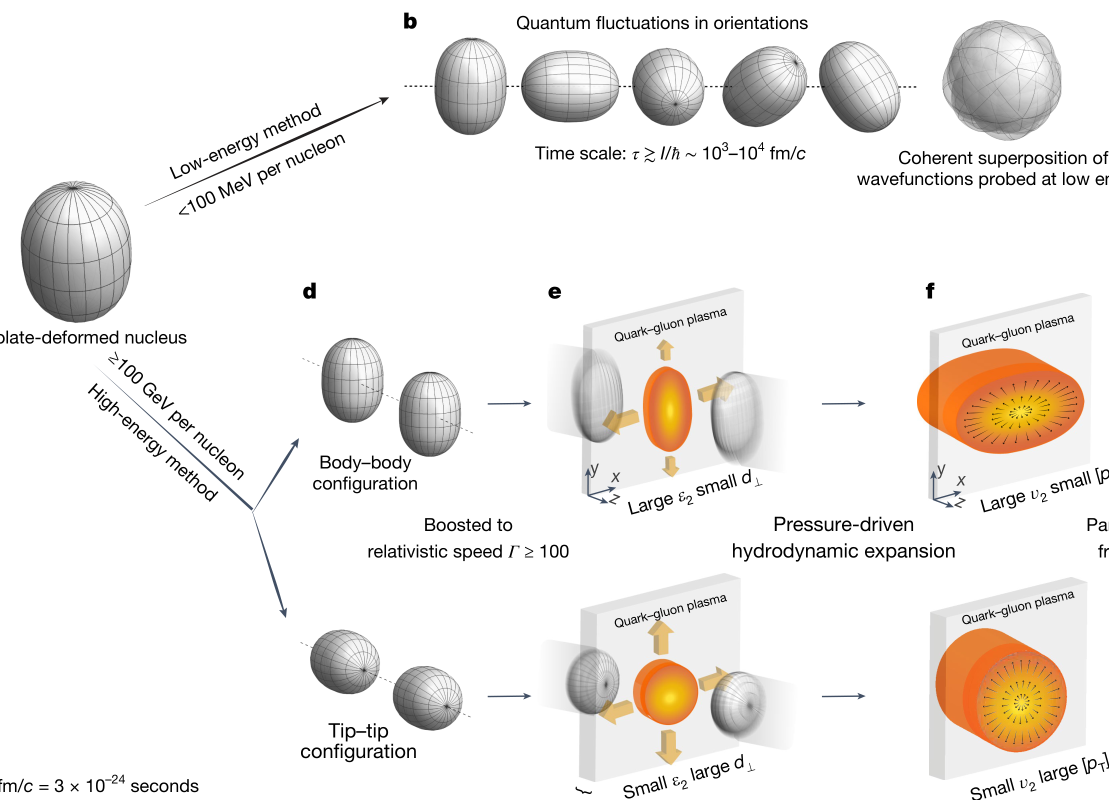
#> input picture assets/t3-exemplars/T3-02_STAR2024_ED1_核形变到火球_全流程3D.png, 2218 x 1599 px (shown at 1/2 size)
$ python -i bitmap_conformance.py   (imports and definitions only)
#> lines starting #> are read from the running program, lines starting #| are printed output that depends on the picture; after the words box and inside, x2 and y2 are one past the last pixel; in counts of white or black regions, pixels touching at a corner belong together
### scripts/_console.py
#!/usr/bin/env python3
"""
_console —— 控制台编码兜底：把 stdout / stderr 切成 UTF-8
======================================================================

**为什么需要它（实测踩过的坑，2026-09-27）**

本 skill 的报告里大量使用 ✅ / ❌ / ⚠️ / ✗ 这类符号。中文 Windows 上
Python 只在 **交互式控制台（isatty=True）** 才用 UTF-8 输出；一旦
**stdout 被管道或重定向**（agent 调脚本、CI、`python x.py > log.txt`
全是这种），Python 改用本地编码 gbk(cp936) 去编码 —— 这些字符
GBK 编不出来，于是脚本在**打印报告的中途**崩掉：

    UnicodeEncodeError: 'gbk' codec can't encode character '\u2705'

实测：`python evals/test_tools.py`、`python scripts/check_tools.py`
在管道下 100% 崩，而交互式手敲同一条命令却正常 —— 所以这个坑
**只在自动化里炸**，正是本 skill 的主要使用方式。

**用法**：在脚本（或会被 import 的库模块）顶部调用一次即可，幂等：

    from _console import init_console
    init_console()

★ 只改编码，不改行为：已经是 UTF-8 的流上调用是空操作；
  `errors="replace"` 保证连"编码探不出来"的字符也不会再抛异常
  （宁可显示成 ?，也不要整个脚本崩掉）。
"""
import sys


def init_console() -> None:
    """把标准输出 / 标准错误切到 UTF-8（失败时静默跳过，绝不因此报错）。"""
    for name in ("stdout", "stderr"):
        stream = getattr(sys, name, None)
        if stream is None:            # pythonw / 被替换掉的流
            continue
        try:
            stream.reconfigure(encoding="utf-8", errors="replace")
        except Exception:
            pass


init_console()

### scripts/trim_border.py
#!/usr/bin/env python3
"""
trim_border —— 把生图模型在四周画的那条 1~2px 外框【真的裁掉】
=========================================================================
## 为什么需要它（实测，2026-09-26）

生图模型（qwen-image-3.0 / mm 端点）**稳定地**在画面四周画一条细外框。
实测「自旋关联」算例：

    gen/sketch_s5.png      row0,row1 全命中，col0,col1 全命中   → 2px 实心黑框
    gen/sketch_s7.png      同上                                  → 2px 实心黑框
    gen_neg/sketch_s5/7/9  带 negative_prompt 也一样有框         → 5/5 全有

两条已经试过、**都没用**的办法：
  ① 简报里写「不要画外框」—— `ir_to_genbrief.py` 一直在写，模型照画；
  ② `--negative` 里加 border/frame/box outline/picture frame/…—— A/B 同 seed
     对比：加了 negative 的 3 张**仍然全部有框**（见上面的 gen_neg 行）。

所以别再求模型了，**裁掉**它。这条外框是确定性的像素级瑕疵，
用一个确定性的像素级步骤解决。

### ★ 外框可能是**两层**：1px 深线 + 1px 浅灰线（2026-09-27 实测）

「形变核 → 火球」算例的成品位图，边框是：

    row0   1664/1664 像素 lum<240   （深线，BG=0.94 能认出）
    row-2  1620/1664 像素 lum<240   （深线）
    row-1  1664/1664 像素 lum<250   （浅灰线，244~249 —— BG=0.94 **认不出**）
    col-1   927/ 928 像素 lum<250   （浅灰线）

默认 `BG=0.94`（lum<240）只裁掉深线，浅灰线留在图上 → 进矢量后就是一条多余细边。
这种图用 `--bg 0.975`（lum<248.6）再跑一次即可（实测裁掉下 2px + 右 1px）。
**注意**：`--bg` 调高会把**很浅的内容**（火球的浅色外晕之类）也算作内容，
所以它是个选项、不是新默认值 —— 只在默认值裁不干净时手动调。

## 判据（区分「细外框」和「内容真的顶到边」）

从每条边往里走：
  · 连续若干行/列满足「≥85% 像素不是背景（灰 < 0.94）」→ 记作一个 run；
  · run 结束后第一条不是这样的行/列，**必须**几乎是空的（< 20% 不是背景）
    —— 这才说明刚才那几行是一条**孤立的细线**（外框），不是内容；
  · run 长度 > --max（默认 6）→ 当成内容，不裁（防止吃掉实心色块）。

四个边各自判断，互不影响（模型有时只画一边）。

## 用法

    # 报告会裁掉什么，不写文件
    python3 scripts/trim_border.py gen/sketch_s7.png --dry-run

    # 真的裁，输出干净图
    python3 scripts/trim_border.py gen/sketch_s7.png -o gen/sketch_s7_clean.png
"""
from __future__ import annotations

import argparse
from pathlib import Path

import numpy as np
from PIL import Image

BG = 0.94          # 灰度 < 它算"有内容"
LINE_FRAC = 0.85   # 一行里 ≥ 这么多像素有内容 → 像"框线"
EMPTY_FRAC = 0.20  # run 之后第一条必须 < 这么多 → 才认可是"孤立细线"


def _lines(img, axis, reverse, bg=None):
    """按 axis（0=行, 1=列）从某条边往里，返回 '框线 run 长度' 或 0。"""
    if bg is None:
        bg = BG
    g = np.asarray(img.convert("L")).astype(np.float32) / 255.0
    nb = g < bg
    if axis == 1:
        nb = nb.T
    if reverse:
        nb = nb[::-1]
    n_total = nb.shape[1]
    run = 0
    for row in nb:
        if row.mean() >= LINE_FRAC:
            run += 1
        else:
            break
    if run == 0:
        return 0, float(nb[0].mean())
    nxt = float(nb[run].mean()) if run < nb.shape[0] else 0.0
    ok = nxt < EMPTY_FRAC
    return run, nxt if not ok else nxt


def detect(img, max_px=6, bg=None):
    """返回 {'left':n,'right':n,'top':n,'bottom':n}（要裁掉的像素数）。"""
    out = {}
    for name, axis, rev in (("top", 0, False), ("bottom", 0, True),
                            ("left", 1, False), ("right", 1, True)):
        run, nxt = _lines(img, axis, rev, bg)
        if run == 0:
            out[name] = (0, "没找到框线")
        elif run > max_px:
            out[name] = (0, "连续 %d px 都有内容 → 判为内容顶到边，不裁" % run)
        elif nxt >= EMPTY_FRAC:
            out[name] = (0, "框线内侧紧跟着内容（%.0f%%）→ 判为内容，不裁" % (nxt * 100))
        else:
            out[name] = (run, "裁掉 %d px" % run)
    return out


# [40 lines left out: function main, not called in this run]


# ★ Windows：stdout 被管道/重定向时是 gbk —— 报告里的中文/✅ 会乱码
#   或被 UnicodeEncodeError 打断（见 scripts/_console.py）。
from _console import init_console

init_console()


# [2 lines that do not run on import are left out]

### scripts/bitmap_conformance.py
#!/usr/bin/env python3
# -*- coding: utf-8 -*-
"""
bitmap_conformance —— 「重画的成品必须和所选位图的架构对得上」硬闸门
=======================================================================

作者原话（2026-09-30）：
    「以后不要再这样了随便拿旧构建器了明白吗？」

为什么必须变成机器判据（实测，2026-09-30，集体流图第 5 版）
----------------------------------------------------------------------
第 7 步写得很清楚：位图已经过了闸口②，物理是对的，所以重画/临摹都应该
**照它**（SKILL.md 的「第 7 步 / 位图定位」小节）。但 v5 没有照位图 —— 它把**位图之前就存在**的
`build_figure_v3.py` 整份搬了过来（文本相似度 96.0%），只换内容层，
底盘常量原样继承：

    SHEAR = 6.5                 位图量出来 17.8，而且位图是斜投影（侧边竖直），
                                整格 rotate 根本换不过去
    SLAB_W, SLAB_H = 46, 62     位图 44.8 x 58.8
    TX = (6, 66, 126)           位图 3.6 / 69.6 / 135.6
    TY = 14.5                   位图 19.9
    CAP_Y, SUB_Y, LETTER_Y      位图 84 / 91 / 3.3

`SHEAR=6.5` 写在 `build_figure_v2.py:59`，文件时间 2026-09-29 00:01，
比位图（2026-09-29 22:40）早 22 小时 —— 它不可能来自「看图重画」。
于是板子倾角差了 11.3 度，而**五道门禁全绿**：没有一道在量「成品和位图像不像」。

★ 所以这条闸门不查「你是不是抄了旧脚本」—— 那查不出来。它查**结果**：
  把所选位图和成品各量一遍架构几何，对不上就是没照它画。

判据（非零退出 = 不许出成品）
----------------------------------------------------------------------
两边都量得出来、且**拟合可信**（残差 <= 2px）的量逐个比，超阈值即失败：

    · 面板数                        面板少/多 → 结构就不是同一张
    · 每个面板的 上边界倾角          （度，默认 ±2.0）★ v5 的 11.3 度死在这
    · 每个面板的 上边界中线高度      （mm，默认 ±2.0）面板整体的竖向位置
    · 每个面板的 侧边界角            （度，默认 ±2.0）0 = 侧边竖直（斜投影）
    · 整图墨迹顶                    （mm，默认 ±2.0）面板字母 / 顶部留白
    · 宽高比                        （相对，默认 ±2%）

**为什么只有这几个**：试过更细的量（面板 x0/x1、各面板 y0/y1、题注带位置），
实测**不可靠** —— 面板的列区间会被题注文字宽度带偏（位图的题注比板子宽），
位图的板子底下还带软阴影、板底到题注之间**没有干净空白段**，
所以「按空白分带」在参考图上根本不成立。这些量留着会制造假阳性，
不如不量。量得出来但不干净的（拟合残差大）会**明说「不可比」并列出**。

两边可比总数 < 3 时判「无法比对」而不放行 —— **量不出来 ≠ 通过**。

确实有意做差异（位图物理错了、客户要求改）才加 `--allow-diff "理由"`。

用法
----------------------------------------------------------------------
    python3 scripts/bitmap_conformance.py <所选位图> <成品.png|.svg> \
        [--canvas-mm 183x100] [--panels 3] [--json rep.json] [--allow-diff "理由"]

    # 集体流图实测：v5 该被拦，v6 该放行
    python3 scripts/bitmap_conformance.py gen/v5/render/chosen.png out/collective_flow_v5.png
"""
from __future__ import annotations

import argparse
import json
import sys
from pathlib import Path

import numpy as np
from PIL import Image

try:
    from _console import init_console
except Exception:
    sys.path.insert(0, str(Path(__file__).resolve().parent))
    try:
        from _console import init_console
    except Exception:
        def init_console():
            pass
# [1 line not run here, left out]

try:
    from trim_border import detect as _detect_border
except Exception:
    _detect_border = None

INK = 249.0          # 灰度 < 它算墨迹
MIN_PANEL_MM = 8.0   # 窄于它的列段当墨点丢掉，不当面板
GAP_MERGE_MM = 2.0   # 面板内部细白缝：窄于它的空隙不算面板间隔
MAX_RESID_PX = 2.0   # 拟合残差超过它 → 这个量不可比（宁可不量，也别假阳性）


def _load_rgb(path, width=1664):
#> called with width = 1664
    p = Path(path)
    if p.suffix.lower() == ".svg":
        import io
        try:
            import cairosvg
        except ImportError:
            raise SystemExit("读 SVG 需要 cairosvg：pip install cairosvg")
        raw = cairosvg.svg2png(url=str(p), output_width=width)
        im = Image.open(io.BytesIO(raw))
    elif p.suffix.lower() == ".pdf":
        raise SystemExit("请给 PNG 或 SVG；PDF 先渲染成 PNG 再比。")
    else:
        im = Image.open(p)
#> im is the input picture: PIL image 2218x1599 RGB; mean R, G, B 239.9, 236.4, 233
    if im.mode in ("RGBA", "LA", "P"):
        im = im.convert("RGBA")
        bg = Image.new("RGBA", im.size, (255, 255, 255, 255))
        im = Image.alpha_composite(bg, im)
    return im.convert("RGB")


def _trim_frame(im):
    """生图模型稳定地在四周画 1~2px 外框 —— 有就裁掉（复用 trim_border 的判据）。"""
    if _detect_border is None:
        return im, {}
    try:
        d = _detect_border(im)
#> the loop in detect, `for name, axis, rev in (("top", 0, False), ("bottom", 0, True), ("left..` made 4 passes
#> nxt on passes 1 to 4: 0, 0.00766, 0.0213, 0.0338
#> pass 1, in _lines, `nb = g < bg`:
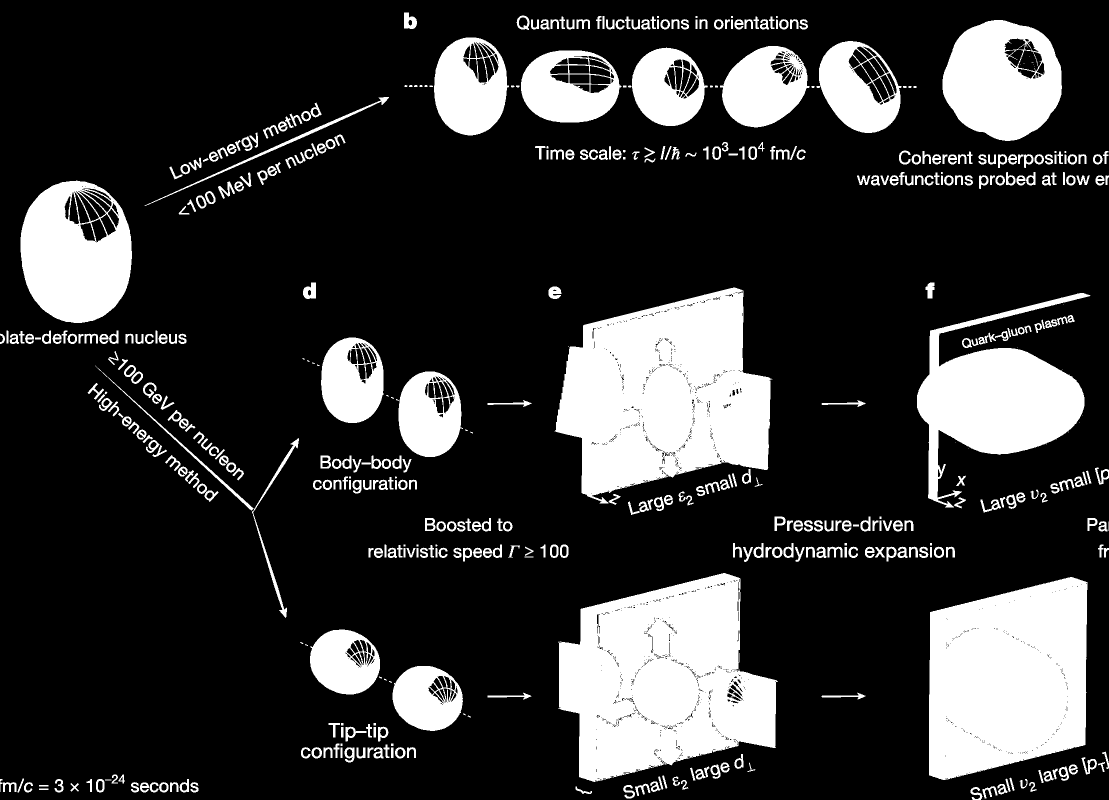
#> nb: shape (1599, 2218) bool (shown at 1/2 size); 20.7% white; 504 white regions (49 under 20 px), largest, box (x1, y1, x2, y2) and area: (1109, 575, 1545, 1007) 126536, (1116, 1146, 1556, 1564) 125457, (1858, 1154, 2175, 1560) 106966
#> pass 3, in _lines (call 3), `nb = nb.T`:
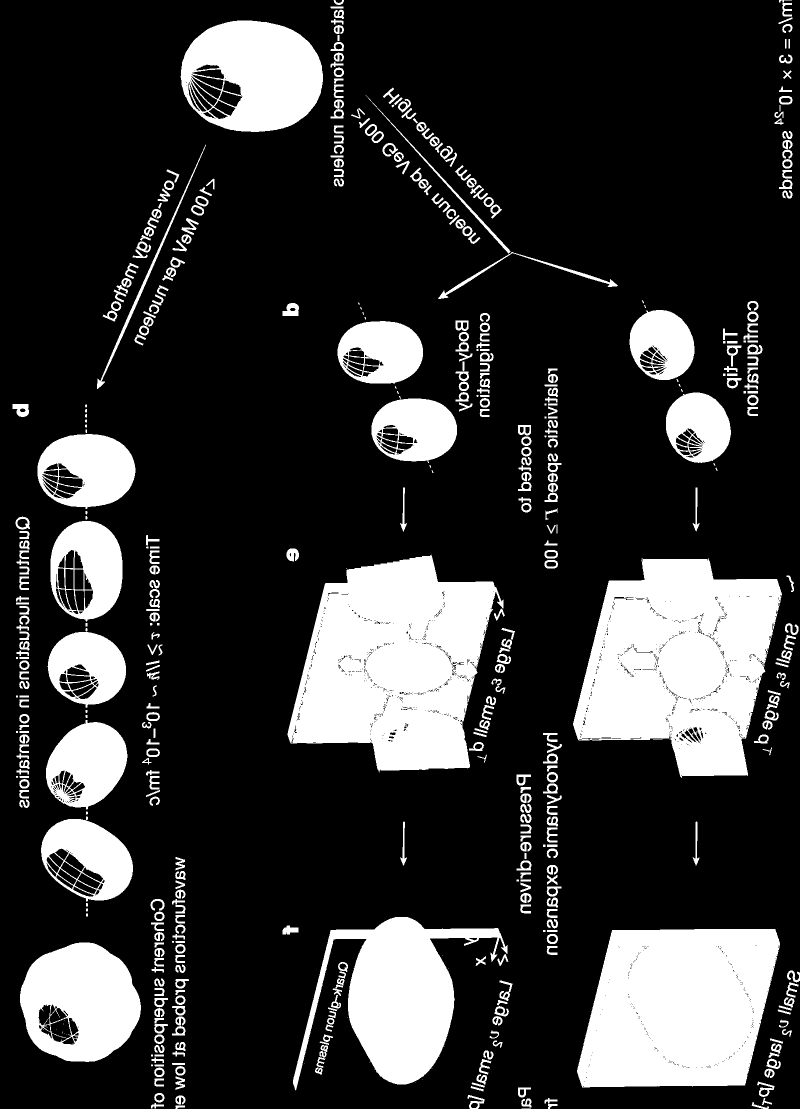
#> nb: shape (2218, 1599) bool (shown at 1/2 size); 20.7% white; 504 white regions (49 under 20 px), largest, box (x1, y1, x2, y2) and area: (575, 1109, 1007, 1545) 126536, (1146, 1116, 1564, 1556) 125457, (1154, 1858, 1560, 2175) 106966
#> after the loop in detect, `for name, axis, rev in (("top", 0, False), ("bottom", 0, True),`: out = {'top': (0, '没找到框线'), 'bottom': (0, '没找到框线'), 'left': (0, '没找到框线'), 'right': (0, '没找到框线')}
#> d has the same summary as out in detect
    except Exception:
        return im, {}
    t = {k: int(v[0]) for k, v in d.items()}
#> t = {'top': 0, 'bottom': 0, 'left': 0, 'right': 0}
    if not any(t.values()):
        return im, t
    W, H = im.size
    return im.crop((t["left"], t["top"], W - t["right"], H - t["bottom"])), t


def _robust_line(xs, ys, keep=0.75, iters=4):
    """稳健直线拟合。返回 (斜率, 截距, 最大残差 px, 点数) 或 None。"""
    xs, ys = np.asarray(xs, float), np.asarray(ys, float)
    if xs.size < 20:
        return None
    a = b = 0.0
    for _ in range(iters):
        a, b = np.polyfit(xs, ys, 1)[:2]
        r = np.abs(ys - (a * xs + b))
        k = r <= np.quantile(r, keep)
        if k.sum() < 20:
            break
        xs, ys = xs[k], ys[k]
    return a, b, float(np.abs(ys - (a * xs + b)).max()), int(xs.size)


def _panel_runs(m, kx, W):
    colf = m.mean(axis=0)
    occ = colf > max(0.004, 0.02 * float(colf.max() or 1.0))
    runs, i = [], 0
    while i < W:
        if occ[i]:
            j = i
            while j + 1 < W and occ[j + 1]:
                j += 1
            runs.append([i, j])
            i = j + 1
        else:
            i += 1
    merged = []
    for a, b in runs:
        if merged and (a - merged[-1][1]) / kx <= GAP_MERGE_MM:
            merged[-1][1] = b
        else:
            merged.append([a, b])
    return [r for r in merged if (r[1] - r[0]) / kx >= MIN_PANEL_MM]


def measure(path, canvas_mm=(183.0, 100.0), panels=None, ink=INK, width=1664):
    im = _load_rgb(path, width)
    im, trimmed = _trim_frame(im)
#> trimmed = {'top': 0, 'bottom': 0, 'left': 0, 'right': 0}
    W, H = im.size
    lum = np.asarray(im).astype(np.float32).mean(axis=2)
    m = lum < ink
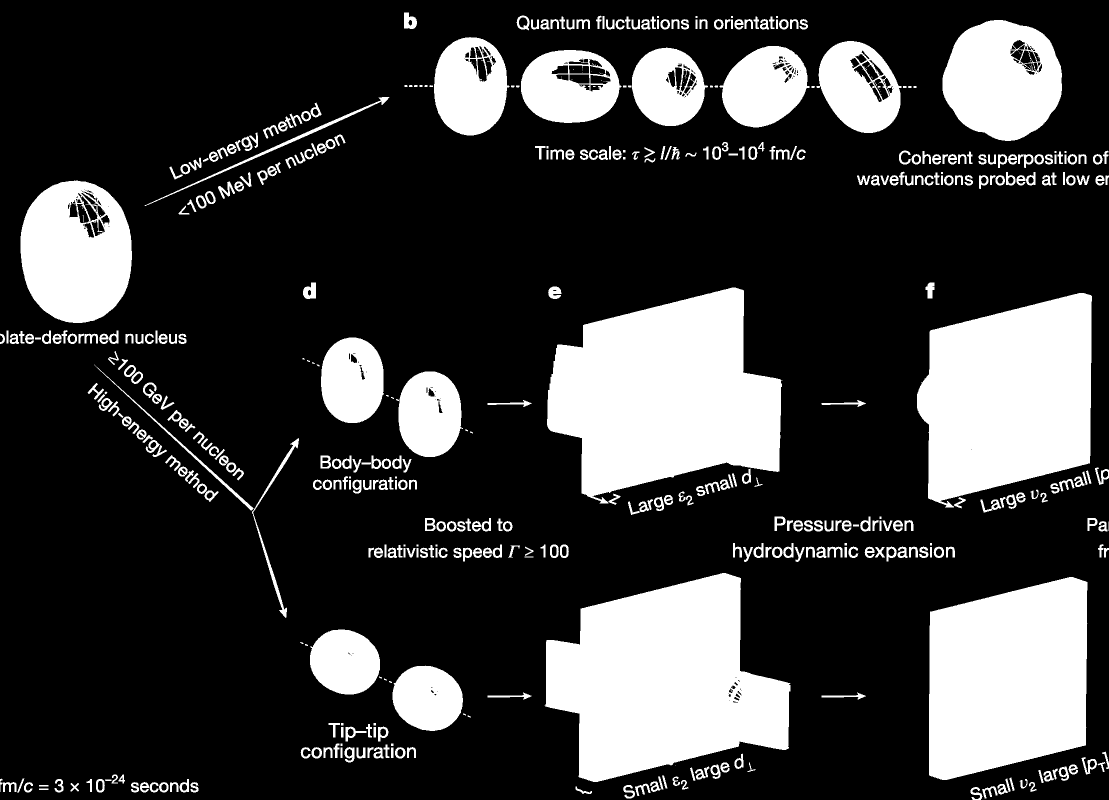
#> m: shape (1599, 2218) bool (shown at 1/2 size); 23.4% white; 522 white regions (82 under 20 px), largest, box (x1, y1, x2, y2) and area: (1094, 575, 1565, 1007) 137597, (1089, 1146, 1581, 1564) 136049, (1834, 586, 2184, 1015) 113943
    kx, ky = W / canvas_mm[0], H / canvas_mm[1]

    rep = {"file": str(path), "px": [W, H], "trimmed": trimmed,
           "aspect": W / H, "panels": [], "notes": []}

    runs = _panel_runs(m, kx, W)
#> in _panel_runs, `colf = m.mean(axis=0)`: colf = 2218 values, max 0.622 at index 1997, min 0.0025 at index 11, mean 0.234
#> after the loop in _panel_runs, `while i < W:`: i = 2218; j = 2217; runs = [[0, 0], [6, 9], [13, 16], [19, 23], [29, 35], [41, 1013], [1017, 1026], [1034, 1039], [1042, 1618], [1621, 1629], [1633, 1814], [1816, 1828], [1830, 2183], [2186, 2217]]
#> the loop in _panel_runs, `for a, b in runs:` made 14 passes
#> after the loop in _panel_runs, `for a, b in runs:`: merged = [[0, 2217]]
#> runs = [[0, 2217]]
    if panels and len(runs) > panels:          # 面板挨太近没分开：合并最窄的缝
        while len(runs) > panels:
            gaps = [(runs[i + 1][0] - runs[i][1], i) for i in range(len(runs) - 1)]
            _, i = min(gaps)
            runs[i][1] = runs[i + 1][1]
            del runs[i + 1]
    if not runs:
        rep["notes"].append("一个面板都没分出来（整张图墨迹连成一片？）")
        return rep

    for n, (c0, c1) in enumerate(runs):
        sub = m[:, c0:c1 + 1]
        rows = np.nonzero(sub.any(axis=1))[0]
        rec = {"i": "abc"[n] if n < 3 else str(n + 1),
               "x0": c0 / kx, "x1": (c1 + 1) / kx}
        if rows.size:
            y0, y1 = int(rows[0]), int(rows[-1])
            # 上边界：逐列第一条墨迹（板子上边 / 图元顶边）
            xs = [x for x in range(c0, c1 + 1) if m[:, x].any()]
            ys = [int(np.nonzero(m[:, x])[0][0]) for x in xs]
            fit = _robust_line(xs, ys)
            if fit:
                a_, b_, res, cnt = fit
                rec["top_tilt"] = -np.degrees(np.arctan(a_))
                rec["top_resid_px"] = res
                # ★ 位置要用**内点**来定，不能用面板列区间的端点：
                #   那个区间被题注文字宽度带偏（位图的题注比板子宽），端点是题注的，
                #   不是板子的；取区间中点=拿不同的 x 读同一条线，取 x=0 截距=
                #   长距离外推（面板 c 要外推 130mm，0.5 度的斜率误差 = 几十毫米）。
                #   内点列 = 真正落在这条上边线上的列，也就是板子的列，它的两端
                #   就是板子的左上角 / 右上角。实测这才和 TX / TY / 板宽对得上。
                xs_a, ys_a = np.asarray(xs, float), np.asarray(ys, float)
                thr = max(1.5, 1.2 * res)
                inl = np.abs(ys_a - (a_ * xs_a + b_)) <= thr
                if inl.sum() >= 20:
                    rec["edge_x0"] = xs_a[inl].min() / kx
                    rec["edge_x1"] = (xs_a[inl].max() + 1) / kx
                    rec["edge_y0"] = (a_ * xs_a[inl].min() + b_) / ky
                if res > MAX_RESID_PX:
                    rec["top_tilt"] = None
                    rep["notes"].append("面板%s 上边界拟合残差 %.1fpx（>%.0f）→ 不可比"
                                        % (rec["i"], res, MAX_RESID_PX))
            # 侧边界：逐行第一条墨迹，与竖直的夹角（0 = 竖直 = 斜投影板）
            xs2, ys2 = [], []
            for y in range(y0, y1 + 1):
                r = np.nonzero(m[y, c0:c1 + 1])[0]
                if r.size:
                    ys2.append(y)
                    xs2.append(c0 + int(r[0]))
            fit2 = _robust_line(ys2, xs2)
            if fit2:
                s_, _, res2, _ = fit2
                rec["side_angle"] = np.degrees(np.arctan(s_))
                rec["side_resid_px"] = res2
                if res2 > MAX_RESID_PX:
                    rec["side_angle"] = None
                    rep["notes"].append("面板%s 侧边界拟合残差 %.1fpx（>%.0f）→ 不可比"
                                        % (rec["i"], res2, MAX_RESID_PX))
        rep["panels"].append(rec)
#> this loop made 1 pass
#> (c0, c1, y0, y1, a_) on pass 1: (0, 2217, 25, 1598, -0.166)

    rows_all = np.nonzero(m.any(axis=1))[0]
#> rows_all = 1574 values from 25 to 1598
    if rows_all.size:
        rep["ink_top"] = rows_all[0] / ky
        rep["ink_bottom"] = (rows_all[-1] + 1) / ky
    return rep


# [118 lines left out: functions compare, main, not called in this run]


# [2 lines not run here, left out]

>>> result = measure('../assets/t3-exemplars/T3-02_STAR2024_ED1_核形变到火球_全流程3D.png')
#> result = 8 items
